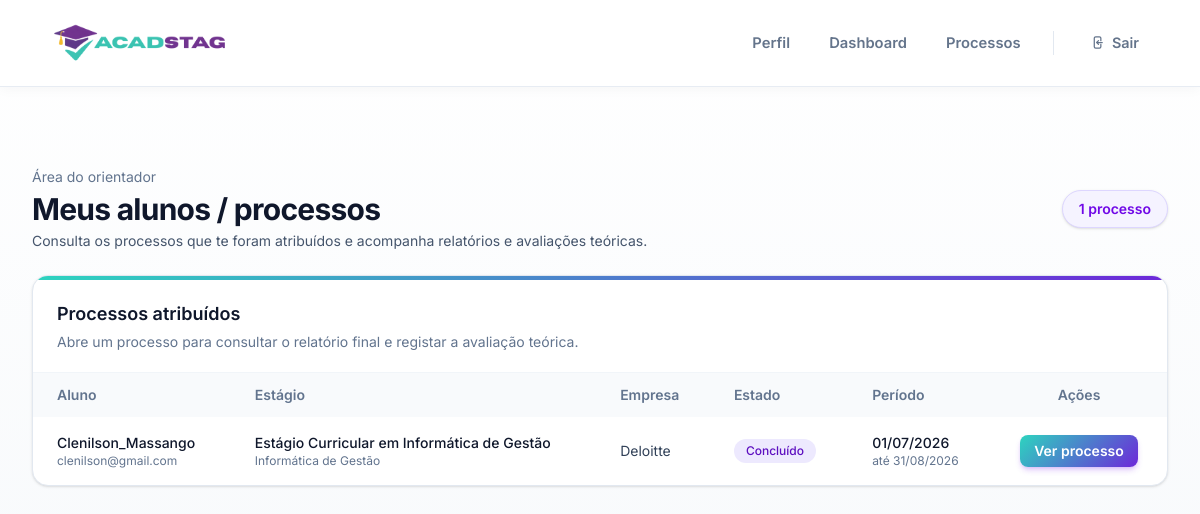
Page /processos/orientador/ (signed in) on the committed database.
### processos/models.py (models this page shows, shortened)
class ProcessoEstagio(models.Model):
    class Estado(models.TextChoices):
        PREPARACAO = "PREPARACAO", "Preparação"
        EM_CURSO = "EM_CURSO", "Em curso"
        EM_AVALIACAO = "EM_AVALIACAO", "Em avaliação"
        CONCLUIDO = "CONCLUIDO", "Concluído"
    candidatura = models.OneToOneField(
        Candidatura,
        on_delete=models.CASCADE,
        related_name="processo",
    )
    orientador = models.ForeignKey(
        User,
        on_delete=models.SET_NULL,
        null=True,
        blank=True,
        related_name="processos_orientados",
        limit_choices_to={"role": "ORIENTADOR"},
    )
    supervisor_nome = models.CharField(max_length=150, blank=True)
    supervisor_email = models.EmailField(blank=True)
    supervisor_telefone = models.CharField(max_length=30, blank=True)
    supervisor_cargo = models.CharField(max_length=120, blank=True)
    local_estagio = models.CharField(max_length=200, blank=True)
    data_inicio = models.DateField(null=True, blank=True)
    data_fim = models.DateField(null=True, blank=True)
    acordo_estagio = models.FileField(
        upload_to="acordos_estagio/",
        validators=[FileExtensionValidator(allowed_extensions=["pdf"])],
        null=True,
        blank=True,
    )
    estado = models.CharField(
        max_length=30,
        choices=Estado.choices,
        default=Estado.PREPARACAO,
    )
    empresa_confirmada = models.BooleanField(default=False)
    validado_servicos_academicos = models.BooleanField(default=False)
    nota_final = models.DecimalField(
        max_digits=4,
        decimal_places=2,
        null=True,
        blank=True,
    )
    nota_publicada = models.BooleanField(default=False)
    criado_em = models.DateTimeField(auto_now_add=True)
    atualizado_em = models.DateTimeField(auto_now=True)
    class Meta:
        ordering = ["-criado_em"]

### candidaturas/models.py (models this page shows, shortened)
class Candidatura(models.Model):
    class Status(models.TextChoices):
        SUBMETIDA = "SUBMETIDA", "Submetida"
        ACEITE = "ACEITE", "Aceite"
        REJEITADA = "REJEITADA", "Rejeitada"
    aluno = models.ForeignKey(
        User,
        on_delete=models.CASCADE,
        related_name="candidaturas",
        limit_choices_to={"role": "ALUNO"},
    )
    estagio = models.ForeignKey(
        Estagio,
        on_delete=models.CASCADE,
        related_name="candidaturas",
    )
    cv = models.FileField(
        upload_to=upload_cv_path,
        validators=[FileExtensionValidator(allowed_extensions=["pdf"])],
        null=True,
        blank=True,
    )
    comprovativo_frequencia = models.FileField(
        upload_to=upload_comprovativo_path,
        validators=[FileExtensionValidator(allowed_extensions=["pdf"])],
        null=True,
        blank=True,
    )
    status = models.CharField(
        max_length=20,
        choices=Status.choices,
        default=Status.SUBMETIDA,
    )
    data_candidatura = models.DateTimeField(auto_now_add=True)
    class Meta:
        unique_together = ("aluno", "estagio")
        ordering = ["-data_candidatura"]

### users/models.py (models this page shows, shortened)
class User(AbstractUser):
    class Roles(models.TextChoices):
        ALUNO = "ALUNO", "Aluno"
        EMPRESA = "EMPRESA", "Empresa"
        ORIENTADOR = "ORIENTADOR", "Orientador"
        ADMIN = "ADMIN", "Administrador"
    role = models.CharField(
        max_length=20,
        choices=Roles.choices,
        default=Roles.ALUNO
    )
    email = models.EmailField(unique=True, blank=True, null=True)

### estagios/models.py (models this page shows, shortened)
class Estagio(models.Model):
    titulo = models.CharField(max_length=200)
    descricao = models.TextField()
    area = models.CharField(max_length=100)
    duracao_meses = models.PositiveIntegerField(
        validators=[
            MinValueValidator(1),
            MaxValueValidator(12),
        ]
    )
    ativo = models.BooleanField(default=True)
    data_criacao = models.DateTimeField(auto_now_add=True)
    empresa = models.ForeignKey(
        Empresa,
        on_delete=models.CASCADE,
        related_name="estagios"
    )

### empresas/models.py (models this page shows, shortened)
class Empresa(models.Model):
    user = models.OneToOneField(
        User,
        on_delete=models.CASCADE,
        related_name="empresa",
        limit_choices_to={"role": "EMPRESA"},
    )
    nome = models.CharField(max_length=200)
    area = models.CharField(max_length=120, blank=True)
    contacto = models.CharField(max_length=120, blank=True)
    morada = models.CharField(max_length=200, blank=True)
    nif = models.CharField(max_length=20, blank=True)

### processos/views.py (the view)
# urls.py: path("orientador/", views.lista_processos_orientador, name="orientador_lista"),
@login_required
@role_required("ORIENTADOR", message="Acesso restrito a orientadores.")
def lista_processos_orientador(request):
    processos = (
        ProcessoEstagio.objects.filter(orientador=request.user)
        .select_related(
            "candidatura",
            "candidatura__aluno",
            "candidatura__estagio",
            "candidatura__estagio__empresa",
            "orientador",
        )
        .order_by("-criado_em")
    )
    context = {
        "processos": processos,
    }
    return render(request, "processos/orientador_lista_processos.html", context)

### templates/processos/orientador_lista_processos.html
{% extends "base.html" %}
{% block content %}
<div class="max-w-7xl mx-auto py-8 space-y-6">
  <div class="flex flex-col md:flex-row md:items-center md:justify-between gap-4">
    <div>
      <p class="mb-1 text-sm text-slate-500">Área do orientador</p>
      <h1 class="text-3xl font-bold tracking-tight text-slate-900">Meus alunos / processos</h1>
      <p class="mt-1 text-sm text-slate-600">Consulta os processos que te foram atribuídos e acompanha relatórios e avaliações teóricas.</p>
    </div>
    <div class="inline-flex items-center rounded-full border border-violet-200 bg-violet-50 px-4 py-2 text-sm font-semibold text-violet-700 shadow-sm">
      {{ processos|length }} processo{% if processos|length != 1 %}s{% endif %}
    </div>
  </div>
  <div class="overflow-hidden rounded-2xl border border-slate-200 bg-white shadow-sm">
    <div style="height:4px;background:linear-gradient(90deg,#2dd4bf,#6d28d9)"></div>
    <div class="border-b border-slate-100 px-6 py-5">
      <h2 class="text-lg font-semibold text-slate-900">Processos atribuídos</h2>
      <p class="mt-1 text-sm text-slate-500">Abre um processo para consultar o relatório final e registar a avaliação teórica.</p>
    </div>
    <div class="overflow-x-auto">
      <table class="min-w-full text-sm">
        <thead class="bg-slate-50 text-slate-500">
          <tr>
            <th class="px-6 py-3 text-left font-semibold">Aluno</th>
            <th class="px-6 py-3 text-left font-semibold">Estágio</th>
            <th class="px-6 py-3 text-left font-semibold">Empresa</th>
            <th class="px-6 py-3 text-left font-semibold">Estado</th>
            <th class="px-6 py-3 text-left font-semibold">Período</th>
            <th class="px-6 py-3 font-semibold" style="text-align:center">Ações</th>
          </tr>
        </thead>
        <tbody class="divide-y divide-slate-100">
          {% for processo in processos %}
          <tr class="transition hover:bg-slate-50">
            <td class="px-6 py-4">
              <div class="font-medium text-slate-900">{{ processo.candidatura.aluno.get_full_name|default:processo.candidatura.aluno.username }}</div>
              {% if processo.candidatura.aluno.email %}<div class="text-xs text-slate-500">{{ processo.candidatura.aluno.email }}</div>{% endif %}
            </td>
            <td class="px-6 py-4">
              <div class="font-medium text-slate-900">{{ processo.candidatura.estagio.titulo }}</div>
              <div class="text-xs text-slate-500">{{ processo.candidatura.estagio.area|default:"Área não definida" }}</div>
            </td>
            <td class="px-6 py-4 text-slate-700">{{ processo.candidatura.estagio.empresa.nome }}</td>
            <td class="px-6 py-4">
              {% if processo.estado == "PREPARACAO" %}
                <span class="inline-flex items-center rounded-full bg-amber-100 px-3 py-1 text-xs font-medium text-amber-800">{{ processo.get_estado_display }}</span>
              {% elif processo.estado == "EM_CURSO" %}
                <span class="inline-flex items-center rounded-full bg-teal-100 px-3 py-1 text-xs font-medium text-teal-800">{{ processo.get_estado_display }}</span>
              {% elif processo.estado == "EM_AVALIACAO" %}
                <span class="inline-flex items-center rounded-full bg-amber-100 px-3 py-1 text-xs font-medium text-amber-800">{{ processo.get_estado_display }}</span>
              {% elif processo.estado == "CONCLUIDO" %}
                <span class="inline-flex items-center rounded-full bg-violet-100 px-3 py-1 text-xs font-medium text-violet-800">{{ processo.get_estado_display }}</span>
              {% else %}
                <span class="inline-flex items-center rounded-full bg-slate-100 px-3 py-1 text-xs font-medium text-slate-600">{{ processo.get_estado_display }}</span>
              {% endif %}
            </td>
            <td class="px-6 py-4 text-slate-700">
              {% if processo.data_inicio or processo.data_fim %}
                <div class="font-medium text-slate-900">{% if processo.data_inicio %}{{ processo.data_inicio|date:"d/m/Y" }}{% else %}Início não definido{% endif %}</div>
                <div class="text-xs text-slate-500">até {% if processo.data_fim %}{{ processo.data_fim|date:"d/m/Y" }}{% else %}fim não definido{% endif %}</div>
              {% else %}
                <span class="text-slate-400">Datas não definidas</span>
              {% endif %}
            </td>
            <td class="px-6 py-4" style="text-align:center">
              <a href="{% url 'processos:orientador_detalhe' processo.pk %}" style="background-image:linear-gradient(135deg,#2dd4bf,#6d28d9)" class="inline-flex items-center rounded-lg px-3.5 py-1.5 text-sm font-semibold text-white shadow-md shadow-violet-700/20 transition hover:-translate-y-0.5 hover:shadow-lg">Ver processo</a>
            </td>
          </tr>
          {% empty %}
          <tr>
            <td colspan="6" class="p-8">
              <div class="rounded-xl border border-amber-200 bg-amber-50 px-4 py-4 text-center text-sm text-amber-700">Ainda não tens processos atribuídos.</div>
            </td>
          </tr>
          {% endfor %}
        </tbody>
      </table>
    </div>
  </div>
</div>
{% endblock %}

### templates/base.html (style rules this page uses)
:root { --teal: #2DD4BF; --teal-dk: #14B8A6; --purple: #6D28D9; --purple-hover: #5B21B6; --purple-lt: #F3E8FF; --gold: #F59E0B; --ink: #0F172A; --ink-mid: #64748B; --surface: #F8FAFC; --border: #E2E8F0; }
*, *::before, *::after { box-sizing: border-box; }
body { margin: 0; font-family: 'Inter', sans-serif; background: linear-gradient(to bottom, #ffffff, var(--surface)); color: var(--ink); -webkit-font-smoothing: antialiased; }
a { transition: color .18s ease; }

### rows in the picture
ProcessoEstagio: candidatura.aluno.get_full_name "Clenilson_Massango", candidatura.aluno.email "clenilson@gmail.com", candidatura.estagio.titulo "Estágio Curricular em Informática de Gestão", candidatura.estagio.area "Informática de Gestão", candidatura.estagio.empresa.nome "Deloitte", estado "Concluído", data_inicio "01/07/2026", data_fim "31/08/2026"

### other values in the picture
{{ processos|length }} "1"
